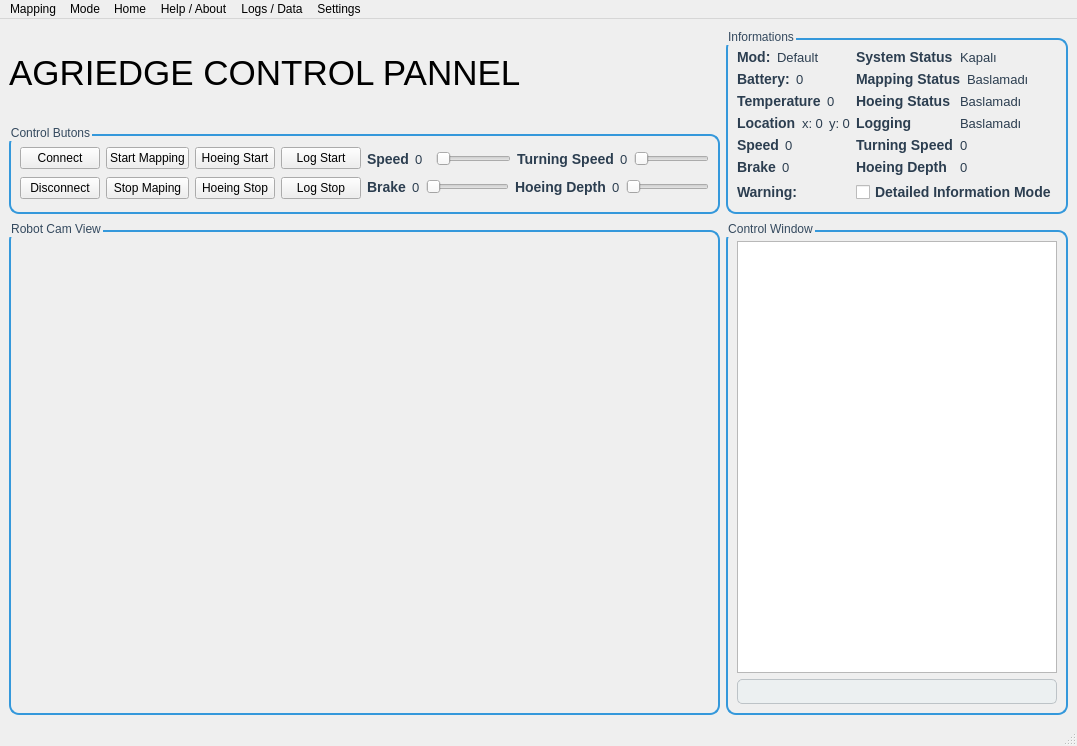
<?xml version="1.0" encoding="UTF-8"?>
<ui version="4.0">
 <class>MainWindow</class>
 <widget class="QMainWindow" name="MainWindow">
  <property name="geometry">
   <rect>
    <x>0</x>
    <y>0</y>
    <width>1021</width>
    <height>746</height>
   </rect>
  </property>
  <property name="windowTitle">
   <string>MainWindow</string>
  </property>
  <widget class="QWidget" name="centralwidget">
   <layout class="QGridLayout" name="gridLayout_2">
    <item row="0" column="0">
     <layout class="QGridLayout" name="gridLayout">
      <item row="0" column="0">
       <widget class="QLabel" name="Main_Title">
        <property name="minimumSize">
         <size>
          <width>489</width>
          <height>58</height>
         </size>
        </property>
        <property name="font">
         <font>
          <pointsize>26</pointsize>
         </font>
        </property>
        <property name="text">
         <string>AGRIEDGE CONTROL PANNEL</string>
        </property>
       </widget>
      </item>
      <item row="0" column="1" rowspan="2">
       <widget class="QGroupBox" name="groupBox">
        <property name="styleSheet">
         <string notr="true">QGroupBox {
    font: bold 14px &quot;Segoe UI&quot;;
    color: #34495e;
    border: 2px solid #3498db;
    border-radius: 10px;
    margin-top: 10px;
}
QLabel {
    font-size: 13px;
    color: #2c3e50;
}
QLineEdit {
    background-color: #ecf0f1;
    border: 1px solid #bdc3c7;
    border-radius: 5px;
    padding: 3px;
    font-size: 13px;
}
</string>
        </property>
        <property name="title">
         <string>Informations</string>
        </property>
        <layout class="QFormLayout" name="formLayout">
         <item row="0" column="0">
          <layout class="QHBoxLayout" name="horizontalLayout_7">
           <item>
            <widget class="QLabel" name="Mod_label">
             <property name="styleSheet">
              <string notr="true">color: #2c3e50;            /* Yazı rengi */
font-weight: bold;         /* Kalın */
font-size: 14px;           /* Boyut */
font-family: &quot;Segoe UI&quot;;   /* Yazı tipi */
</string>
             </property>
             <property name="text">
              <string>Mod:</string>
             </property>
            </widget>
           </item>
           <item>
            <widget class="QLabel" name="Mod_Value">
             <property name="text">
              <string>Default</string>
             </property>
            </widget>
           </item>
          </layout>
         </item>
         <item row="0" column="1">
          <layout class="QHBoxLayout" name="horizontalLayout_8">
           <item>
            <widget class="QLabel" name="system_label">
             <property name="styleSheet">
              <string notr="true">color: #2c3e50;            /* Yazı rengi */
font-weight: bold;         /* Kalın */
font-size: 14px;           /* Boyut */
font-family: &quot;Segoe UI&quot;;   /* Yazı tipi */
</string>
             </property>
             <property name="text">
              <string>System Status</string>
             </property>
            </widget>
           </item>
           <item>
            <widget class="QLabel" name="system_value">
             <property name="text">
              <string>Kapalı</string>
             </property>
            </widget>
           </item>
          </layout>
         </item>
         <item row="1" column="0">
          <layout class="QHBoxLayout" name="horizontalLayout_2">
           <item>
            <widget class="QLabel" name="Battery_Label">
             <property name="styleSheet">
              <string notr="true">color: #2c3e50;            /* Yazı rengi */
font-weight: bold;         /* Kalın */
font-size: 14px;           /* Boyut */
font-family: &quot;Segoe UI&quot;;   /* Yazı tipi */
</string>
             </property>
             <property name="text">
              <string>Battery:</string>
             </property>
            </widget>
           </item>
           <item>
            <widget class="QLabel" name="Battery_Value">
             <property name="text">
              <string>0</string>
             </property>
            </widget>
           </item>
          </layout>
         </item>
         <item row="1" column="1">
          <layout class="QHBoxLayout" name="horizontalLayout_12">
           <item>
            <widget class="QLabel" name="haritalama_label">
             <property name="styleSheet">
              <string notr="true">color: #2c3e50;            /* Yazı rengi */
font-weight: bold;         /* Kalın */
font-size: 14px;           /* Boyut */
font-family: &quot;Segoe UI&quot;;   /* Yazı tipi */
</string>
             </property>
             <property name="text">
              <string>Mapping Status</string>
             </property>
            </widget>
           </item>
           <item>
            <widget class="QLabel" name="haritalama_value">
             <property name="text">
              <string>Baslamadı</string>
             </property>
            </widget>
           </item>
          </layout>
         </item>
         <item row="2" column="0">
          <layout class="QHBoxLayout" name="horizontalLayout_3">
           <item>
            <widget class="QLabel" name="Temp_Label">
             <property name="styleSheet">
              <string notr="true">color: #2c3e50;            /* Yazı rengi */
font-weight: bold;         /* Kalın */
font-size: 14px;           /* Boyut */
font-family: &quot;Segoe UI&quot;;   /* Yazı tipi */
</string>
             </property>
             <property name="text">
              <string>Temperature</string>
             </property>
            </widget>
           </item>
           <item>
            <widget class="QLabel" name="Temp_Value">
             <property name="text">
              <string>0</string>
             </property>
            </widget>
           </item>
          </layout>
         </item>
         <item row="2" column="1">
          <layout class="QHBoxLayout" name="horizontalLayout_13">
           <item>
            <widget class="QLabel" name="capalama_label">
             <property name="styleSheet">
              <string notr="true">color: #2c3e50;            /* Yazı rengi */
font-weight: bold;         /* Kalın */
font-size: 14px;           /* Boyut */
font-family: &quot;Segoe UI&quot;;   /* Yazı tipi */
</string>
             </property>
             <property name="text">
              <string>Hoeing Status</string>
             </property>
            </widget>
           </item>
           <item>
            <widget class="QLabel" name="capalama_value">
             <property name="text">
              <string>Baslamadı</string>
             </property>
            </widget>
           </item>
          </layout>
         </item>
         <item row="3" column="0">
          <layout class="QHBoxLayout" name="horizontalLayout_4">
           <item>
            <widget class="QLabel" name="Location_Label">
             <property name="styleSheet">
              <string notr="true">color: #2c3e50;            /* Yazı rengi */
font-weight: bold;         /* Kalın */
font-size: 14px;           /* Boyut */
font-family: &quot;Segoe UI&quot;;   /* Yazı tipi */
</string>
             </property>
             <property name="text">
              <string>Location</string>
             </property>
            </widget>
           </item>
           <item>
            <widget class="QLabel" name="Loc_X_Val">
             <property name="text">
              <string>x: 0</string>
             </property>
            </widget>
           </item>
           <item>
            <widget class="QLabel" name="Loc_Y_Val">
             <property name="text">
              <string>y: 0</string>
             </property>
            </widget>
           </item>
          </layout>
         </item>
         <item row="3" column="1">
          <layout class="QHBoxLayout" name="horizontalLayout_14">
           <item>
            <widget class="QLabel" name="loglama_label">
             <property name="styleSheet">
              <string notr="true">color: #2c3e50;            /* Yazı rengi */
font-weight: bold;         /* Kalın */
font-size: 14px;           /* Boyut */
font-family: &quot;Segoe UI&quot;;   /* Yazı tipi */
</string>
             </property>
             <property name="text">
              <string>Logging</string>
             </property>
            </widget>
           </item>
           <item>
            <widget class="QLabel" name="loglama_value">
             <property name="text">
              <string>Baslamadı</string>
             </property>
            </widget>
           </item>
          </layout>
         </item>
         <item row="4" column="0">
          <layout class="QHBoxLayout" name="horizontalLayout_5">
           <item>
            <widget class="QLabel" name="Speed_Label">
             <property name="styleSheet">
              <string notr="true">color: #2c3e50;            /* Yazı rengi */
font-weight: bold;         /* Kalın */
font-size: 14px;           /* Boyut */
font-family: &quot;Segoe UI&quot;;   /* Yazı tipi */
</string>
             </property>
             <property name="text">
              <string>Speed</string>
             </property>
            </widget>
           </item>
           <item>
            <widget class="QLabel" name="Speed_Value">
             <property name="text">
              <string>0</string>
             </property>
            </widget>
           </item>
          </layout>
         </item>
         <item row="4" column="1">
          <layout class="QHBoxLayout" name="horizontalLayout_16">
           <item>
            <widget class="QLabel" name="Speed_Label_2">
             <property name="styleSheet">
              <string notr="true">color: #2c3e50;            /* Yazı rengi */
font-weight: bold;         /* Kalın */
font-size: 14px;           /* Boyut */
font-family: &quot;Segoe UI&quot;;   /* Yazı tipi */
</string>
             </property>
             <property name="text">
              <string>Turning Speed</string>
             </property>
            </widget>
           </item>
           <item>
            <widget class="QLabel" name="Speed_Value_2">
             <property name="text">
              <string>0</string>
             </property>
            </widget>
           </item>
          </layout>
         </item>
         <item row="5" column="0">
          <layout class="QHBoxLayout" name="horizontalLayout_18">
           <item>
            <widget class="QLabel" name="Speed_Label_4">
             <property name="styleSheet">
              <string notr="true">color: #2c3e50;            /* Yazı rengi */
font-weight: bold;         /* Kalın */
font-size: 14px;           /* Boyut */
font-family: &quot;Segoe UI&quot;;   /* Yazı tipi */
</string>
             </property>
             <property name="text">
              <string>Brake</string>
             </property>
            </widget>
           </item>
           <item>
            <widget class="QLabel" name="Speed_Value_4">
             <property name="text">
              <string>0</string>
             </property>
            </widget>
           </item>
          </layout>
         </item>
         <item row="5" column="1">
          <layout class="QHBoxLayout" name="horizontalLayout_17">
           <item>
            <widget class="QLabel" name="Speed_Label_3">
             <property name="styleSheet">
              <string notr="true">color: #2c3e50;            /* Yazı rengi */
font-weight: bold;         /* Kalın */
font-size: 14px;           /* Boyut */
font-family: &quot;Segoe UI&quot;;   /* Yazı tipi */
</string>
             </property>
             <property name="text">
              <string>Hoeing Depth</string>
             </property>
            </widget>
           </item>
           <item>
            <widget class="QLabel" name="Speed_Value_3">
             <property name="text">
              <string>0</string>
             </property>
            </widget>
           </item>
          </layout>
         </item>
         <item row="6" column="0">
          <layout class="QHBoxLayout" name="horizontalLayout_6">
           <item>
            <widget class="QLabel" name="label">
             <property name="styleSheet">
              <string notr="true">color: #2c3e50;            /* Yazı rengi */
font-weight: bold;         /* Kalın */
font-size: 14px;           /* Boyut */
font-family: &quot;Segoe UI&quot;;   /* Yazı tipi */
</string>
             </property>
             <property name="text">
              <string>Warning:</string>
             </property>
            </widget>
           </item>
           <item>
            <widget class="QLabel" name="labelWarning1">
             <property name="text">
              <string/>
             </property>
            </widget>
           </item>
          </layout>
         </item>
         <item row="6" column="1">
          <widget class="QCheckBox" name="Detail_Check_Box">
           <property name="styleSheet">
            <string notr="true">color: #2c3e50;            /* Yazı rengi */
font-weight: bold;         /* Kalın */
font-size: 14px;           /* Boyut */
font-family: &quot;Segoe UI&quot;;   /* Yazı tipi */
</string>
           </property>
           <property name="text">
            <string>Detailed Information Mode</string>
           </property>
          </widget>
         </item>
        </layout>
       </widget>
      </item>
      <item row="1" column="0">
       <widget class="QGroupBox" name="groupBox_3">
        <property name="styleSheet">
         <string notr="true">QGroupBox {
    font: bold 14px &quot;Segoe UI&quot;;
    color: #34495e;
    border: 2px solid #3498db;
    border-radius: 10px;
    margin-top: 10px;
}
QLabel {
    font-size: 13px;
    color: #2c3e50;
}
QLineEdit {
    background-color: #ecf0f1;
    border: 1px solid #bdc3c7;
    border-radius: 5px;
    padding: 3px;
    font-size: 13px;
}
</string>
        </property>
        <property name="title">
         <string>Control Butons</string>
        </property>
        <layout class="QHBoxLayout" name="horizontalLayout_15">
         <item>
          <layout class="QVBoxLayout" name="verticalLayout_3">
           <item>
            <widget class="QPushButton" name="ConnectButon">
             <property name="text">
              <string>Connect</string>
             </property>
            </widget>
           </item>
           <item>
            <widget class="QPushButton" name="DisconnectButton">
             <property name="text">
              <string>Disconnect</string>
             </property>
            </widget>
           </item>
          </layout>
         </item>
         <item>
          <layout class="QVBoxLayout" name="verticalLayout_5">
           <item>
            <widget class="QPushButton" name="StartMapping">
             <property name="text">
              <string>Start Mapping</string>
             </property>
            </widget>
           </item>
           <item>
            <widget class="QPushButton" name="StopMapping">
             <property name="text">
              <string>Stop Maping</string>
             </property>
            </widget>
           </item>
          </layout>
         </item>
         <item>
          <layout class="QVBoxLayout" name="verticalLayout_8">
           <item>
            <widget class="QPushButton" name="CapalamaStart">
             <property name="text">
              <string>Hoeing Start</string>
             </property>
            </widget>
           </item>
           <item>
            <widget class="QPushButton" name="CapalamaStop">
             <property name="text">
              <string>Hoeing Stop</string>
             </property>
            </widget>
           </item>
          </layout>
         </item>
         <item>
          <layout class="QVBoxLayout" name="verticalLayout_10">
           <item>
            <widget class="QPushButton" name="log_start_buton">
             <property name="text">
              <string>Log Start</string>
             </property>
            </widget>
           </item>
           <item>
            <widget class="QPushButton" name="log_stop_buton">
             <property name="text">
              <string>Log Stop</string>
             </property>
            </widget>
           </item>
          </layout>
         </item>
         <item>
          <layout class="QVBoxLayout" name="verticalLayout_6">
           <item>
            <layout class="QHBoxLayout" name="horizontalLayout">
             <item>
              <widget class="QLabel" name="Speed_Bar">
               <property name="styleSheet">
                <string notr="true">color: #2c3e50;            /* Yazı rengi */
font-weight: bold;         /* Kalın */
font-size: 14px;           /* Boyut */
font-family: &quot;Segoe UI&quot;;   /* Yazı tipi */
</string>
               </property>
               <property name="text">
                <string>Speed</string>
               </property>
              </widget>
             </item>
             <item>
              <widget class="QLabel" name="Speed_Value2">
               <property name="text">
                <string>0  </string>
               </property>
              </widget>
             </item>
             <item>
              <widget class="QSlider" name="Speed_horizontalSlideR">
               <property name="orientation">
                <enum>Qt::Horizontal</enum>
               </property>
              </widget>
             </item>
             <item>
              <layout class="QHBoxLayout" name="horizontalLayout_9">
               <item>
                <widget class="QLabel" name="Turn_Speed_Bar">
                 <property name="styleSheet">
                  <string notr="true">color: #2c3e50;            /* Yazı rengi */
font-weight: bold;         /* Kalın */
font-size: 14px;           /* Boyut */
font-family: &quot;Segoe UI&quot;;   /* Yazı tipi */
</string>
                 </property>
                 <property name="text">
                  <string>Turning Speed</string>
                 </property>
                </widget>
               </item>
               <item>
                <widget class="QLabel" name="Turn_Speed_value">
                 <property name="text">
                  <string>0</string>
                 </property>
                </widget>
               </item>
               <item>
                <widget class="QSlider" name="Turn_Speed_Slider">
                 <property name="orientation">
                  <enum>Qt::Horizontal</enum>
                 </property>
                </widget>
               </item>
              </layout>
             </item>
            </layout>
           </item>
           <item>
            <layout class="QHBoxLayout" name="horizontalLayout_10">
             <item>
              <widget class="QLabel" name="Fren_Bar">
               <property name="styleSheet">
                <string notr="true">color: #2c3e50;            /* Yazı rengi */
font-weight: bold;         /* Kalın */
font-size: 14px;           /* Boyut */
font-family: &quot;Segoe UI&quot;;   /* Yazı tipi */
</string>
               </property>
               <property name="text">
                <string>Brake</string>
               </property>
              </widget>
             </item>
             <item>
              <widget class="QLabel" name="Fren_Value">
               <property name="text">
                <string>0</string>
               </property>
              </widget>
             </item>
             <item>
              <widget class="QSlider" name="Freen_Slider">
               <property name="orientation">
                <enum>Qt::Horizontal</enum>
               </property>
              </widget>
             </item>
             <item>
              <layout class="QHBoxLayout" name="horizontalLayout_11">
               <item>
                <widget class="QLabel" name="Capa_Bar">
                 <property name="styleSheet">
                  <string notr="true">color: #2c3e50;            /* Yazı rengi */
font-weight: bold;         /* Kalın */
font-size: 14px;           /* Boyut */
font-family: &quot;Segoe UI&quot;;   /* Yazı tipi */
</string>
                 </property>
                 <property name="text">
                  <string>Hoeing Depth</string>
                 </property>
                </widget>
               </item>
               <item>
                <widget class="QLabel" name="Capa_Value">
                 <property name="text">
                  <string>0</string>
                 </property>
                </widget>
               </item>
               <item>
                <widget class="QSlider" name="Capa_Slider">
                 <property name="orientation">
                  <enum>Qt::Horizontal</enum>
                 </property>
                </widget>
               </item>
              </layout>
             </item>
            </layout>
           </item>
          </layout>
         </item>
        </layout>
       </widget>
      </item>
      <item row="2" column="0">
       <widget class="QGroupBox" name="groupBox_2">
        <property name="minimumSize">
         <size>
          <width>711</width>
          <height>462</height>
         </size>
        </property>
        <property name="styleSheet">
         <string notr="true">QGroupBox {
    font: bold 14px &quot;Segoe UI&quot;;
    color: #34495e;
    border: 2px solid #3498db;
    border-radius: 10px;
    margin-top: 10px;
}
QLabel {
    font-size: 13px;
    color: #2c3e50;
}
QLineEdit {
    background-color: #ecf0f1;
    border: 1px solid #bdc3c7;
    border-radius: 5px;
    padding: 3px;
    font-size: 13px;
}
</string>
        </property>
        <property name="title">
         <string>Robot Cam View</string>
        </property>
        <layout class="QVBoxLayout" name="verticalLayout_2">
         <item>
          <widget class="QFrame" name="Cam_View">
           <property name="maximumSize">
            <size>
             <width>16777215</width>
             <height>16777215</height>
            </size>
           </property>
           <layout class="QGridLayout" name="gridLayout_4">
            <item row="0" column="0">
             <widget class="QLabel" name="label_2">
              <property name="sizePolicy">
               <sizepolicy hsizetype="Expanding" vsizetype="Expanding">
                <horstretch>0</horstretch>
                <verstretch>0</verstretch>
               </sizepolicy>
              </property>
              <property name="minimumSize">
               <size>
                <width>671</width>
                <height>412</height>
               </size>
              </property>
              <property name="text">
               <string/>
              </property>
             </widget>
            </item>
           </layout>
          </widget>
         </item>
        </layout>
       </widget>
      </item>
      <item row="2" column="1">
       <widget class="QGroupBox" name="Terminal_Group">
        <property name="styleSheet">
         <string notr="true">QGroupBox {
    font: bold 14px &quot;Segoe UI&quot;;
    color: #34495e;
    border: 2px solid #3498db;
    border-radius: 10px;
    margin-top: 10px;
}
QLabel {
    font-size: 13px;
    color: #2c3e50;
}
QLineEdit {
    background-color: #ecf0f1;
    border: 1px solid #bdc3c7;
    border-radius: 5px;
    padding: 3px;
    font-size: 13px;
}
</string>
        </property>
        <property name="title">
         <string>Control Window</string>
        </property>
        <layout class="QVBoxLayout" name="verticalLayout">
         <item>
          <widget class="QTextEdit" name="CmdReadOnly"/>
         </item>
         <item>
          <widget class="QLineEdit" name="CmdEnter"/>
         </item>
        </layout>
       </widget>
      </item>
     </layout>
    </item>
   </layout>
  </widget>
  <widget class="QMenuBar" name="menubar">
   <property name="geometry">
    <rect>
     <x>0</x>
     <y>0</y>
     <width>1021</width>
     <height>21</height>
    </rect>
   </property>
   <widget class="QMenu" name="menuMapping">
    <property name="title">
     <string>Mapping</string>
    </property>
    <addaction name="actionLIDAR"/>
    <addaction name="actionKinect_Depth_Cam"/>
    <addaction name="actionView_Map"/>
    <addaction name="actionExport_Map"/>
   </widget>
   <widget class="QMenu" name="menuMode">
    <property name="title">
     <string>Mode</string>
    </property>
    <addaction name="actionManuel"/>
    <addaction name="actionAutomatic"/>
   </widget>
   <widget class="QMenu" name="menuHome">
    <property name="title">
     <string>Home</string>
    </property>
    <addaction name="actionOpen"/>
   </widget>
   <widget class="QMenu" name="menuHelp_About">
    <property name="title">
     <string>Help / About</string>
    </property>
    <addaction name="actionUser_Manual"/>
    <addaction name="actionContact_Developer"/>
    <addaction name="actionVersion_Info"/>
    <addaction name="actionCheck_for_Updates"/>
   </widget>
   <widget class="QMenu" name="menuLogs_Data">
    <property name="title">
     <string>Logs / Data</string>
    </property>
    <addaction name="actionView_Logs"/>
    <addaction name="actionExport_Logs"/>
    <addaction name="actionSensor_History"/>
    <addaction name="actionSystem_Status"/>
   </widget>
   <widget class="QMenu" name="menuSettings">
    <property name="title">
     <string>Settings</string>
    </property>
    <addaction name="actionConnection_Settings"/>
    <addaction name="actionRobot_Parameters"/>
   </widget>
   <addaction name="menuMapping"/>
   <addaction name="menuMode"/>
   <addaction name="menuHome"/>
   <addaction name="menuHelp_About"/>
   <addaction name="menuLogs_Data"/>
   <addaction name="menuSettings"/>
  </widget>
  <widget class="QStatusBar" name="statusbar"/>
  <action name="actionLIDAR">
   <property name="text">
    <string>LIDAR</string>
   </property>
   <property name="shortcut">
    <string>Shift+L</string>
   </property>
  </action>
  <action name="actionKinect_Depth_Cam">
   <property name="text">
    <string>Kinect Depth Cam</string>
   </property>
   <property name="shortcut">
    <string>Shift+K</string>
   </property>
  </action>
  <action name="actionManuel">
   <property name="text">
    <string>Manuel</string>
   </property>
   <property name="shortcut">
    <string>Shift+M</string>
   </property>
  </action>
  <action name="actionAutomatic">
   <property name="text">
    <string>Auto</string>
   </property>
   <property name="shortcut">
    <string>Shift+A</string>
   </property>
  </action>
  <action name="actionUser_Manual">
   <property name="text">
    <string>User Manual</string>
   </property>
   <property name="shortcut">
    <string>Ctrl+M</string>
   </property>
  </action>
  <action name="actionContact_Developer">
   <property name="text">
    <string>Contact Developer</string>
   </property>
   <property name="shortcut">
    <string>Ctrl+D</string>
   </property>
  </action>
  <action name="actionVersion_Info">
   <property name="text">
    <string>Version Info</string>
   </property>
   <property name="shortcut">
    <string>Ctrl+I</string>
   </property>
  </action>
  <action name="actionCheck_for_Updates">
   <property name="text">
    <string>Check for Updates</string>
   </property>
   <property name="shortcut">
    <string>Ctrl+U</string>
   </property>
  </action>
  <action name="actionView_Logs">
   <property name="text">
    <string>View Logs</string>
   </property>
   <property name="shortcut">
    <string>Ctrl+V</string>
   </property>
  </action>
  <action name="actionExport_Logs">
   <property name="text">
    <string>Export Logs</string>
   </property>
   <property name="shortcut">
    <string>Ctrl+E</string>
   </property>
  </action>
  <action name="actionSensor_History">
   <property name="text">
    <string>Sensor History</string>
   </property>
   <property name="shortcut">
    <string>Ctrl+H</string>
   </property>
  </action>
  <action name="actionSystem_Status">
   <property name="text">
    <string>System Status</string>
   </property>
   <property name="shortcut">
    <string>Ctrl+S</string>
   </property>
  </action>
  <action name="actionConnection_Settings">
   <property name="text">
    <string>Connection Settings</string>
   </property>
   <property name="shortcut">
    <string>Shift+C</string>
   </property>
  </action>
  <action name="actionRobot_Parameters">
   <property name="text">
    <string>Robot Parameters</string>
   </property>
   <property name="shortcut">
    <string>Shift+R</string>
   </property>
  </action>
  <action name="actionLanguage">
   <property name="text">
    <string>Language</string>
   </property>
  </action>
  <action name="actionAppearance_Dark_Light_Mode">
   <property name="text">
    <string>Appearance (Dark/Light Mode)</string>
   </property>
   <property name="shortcut">
    <string>Ctrl+A</string>
   </property>
  </action>
  <action name="actionView_Map">
   <property name="text">
    <string>View Map</string>
   </property>
  </action>
  <action name="actionExport_Map">
   <property name="text">
    <string>Export Map</string>
   </property>
  </action>
  <action name="actionOpen">
   <property name="text">
    <string>Open</string>
   </property>
   <property name="shortcut">
    <string>Shift+O</string>
   </property>
  </action>
 </widget>
 <resources/>
 <connections>
  <connection>
   <sender>Speed_horizontalSlideR</sender>
   <signal>valueChanged(int)</signal>
   <receiver>Speed_Value</receiver>
   <slot>setNum(int)</slot>
   <hints>
    <hint type="sourcelabel">
     <x>494</x>
     <y>172</y>
    </hint>
    <hint type="destinationlabel">
     <x>756</x>
     <y>173</y>
    </hint>
   </hints>
  </connection>
  <connection>
   <sender>Speed_horizontalSlideR</sender>
   <signal>valueChanged(int)</signal>
   <receiver>Speed_Value2</receiver>
   <slot>setNum(int)</slot>
   <hints>
    <hint type="sourcelabel">
     <x>494</x>
     <y>172</y>
    </hint>
    <hint type="destinationlabel">
     <x>399</x>
     <y>172</y>
    </hint>
   </hints>
  </connection>
  <connection>
   <sender>Freen_Slider</sender>
   <signal>valueChanged(int)</signal>
   <receiver>Fren_Value</receiver>
   <slot>setNum(int)</slot>
   <hints>
    <hint type="sourcelabel">
     <x>440</x>
     <y>218</y>
    </hint>
    <hint type="destinationlabel">
     <x>408</x>
     <y>211</y>
    </hint>
   </hints>
  </connection>
  <connection>
   <sender>Turn_Speed_Slider</sender>
   <signal>valueChanged(int)</signal>
   <receiver>Turn_Speed_value</receiver>
   <slot>setNum(int)</slot>
   <hints>
    <hint type="sourcelabel">
     <x>633</x>
     <y>175</y>
    </hint>
    <hint type="destinationlabel">
     <x>596</x>
     <y>166</y>
    </hint>
   </hints>
  </connection>
  <connection>
   <sender>Capa_Slider</sender>
   <signal>valueChanged(int)</signal>
   <receiver>Capa_Value</receiver>
   <slot>setNum(int)</slot>
   <hints>
    <hint type="sourcelabel">
     <x>635</x>
     <y>220</y>
    </hint>
    <hint type="destinationlabel">
     <x>598</x>
     <y>211</y>
    </hint>
   </hints>
  </connection>
  <connection>
   <sender>Freen_Slider</sender>
   <signal>valueChanged(int)</signal>
   <receiver>Speed_Value_4</receiver>
   <slot>setNum(int)</slot>
   <hints>
    <hint type="sourcelabel">
     <x>459</x>
     <y>224</y>
    </hint>
    <hint type="destinationlabel">
     <x>764</x>
     <y>203</y>
    </hint>
   </hints>
  </connection>
  <connection>
   <sender>Turn_Speed_Slider</sender>
   <signal>valueChanged(int)</signal>
   <receiver>Speed_Value_2</receiver>
   <slot>setNum(int)</slot>
   <hints>
    <hint type="sourcelabel">
     <x>657</x>
     <y>181</y>
    </hint>
    <hint type="destinationlabel">
     <x>931</x>
     <y>173</y>
    </hint>
   </hints>
  </connection>
  <connection>
   <sender>Capa_Slider</sender>
   <signal>valueChanged(int)</signal>
   <receiver>Speed_Value_3</receiver>
   <slot>setNum(int)</slot>
   <hints>
    <hint type="sourcelabel">
     <x>674</x>
     <y>222</y>
    </hint>
    <hint type="destinationlabel">
     <x>948</x>
     <y>202</y>
    </hint>
   </hints>
  </connection>
 </connections>
</ui>
